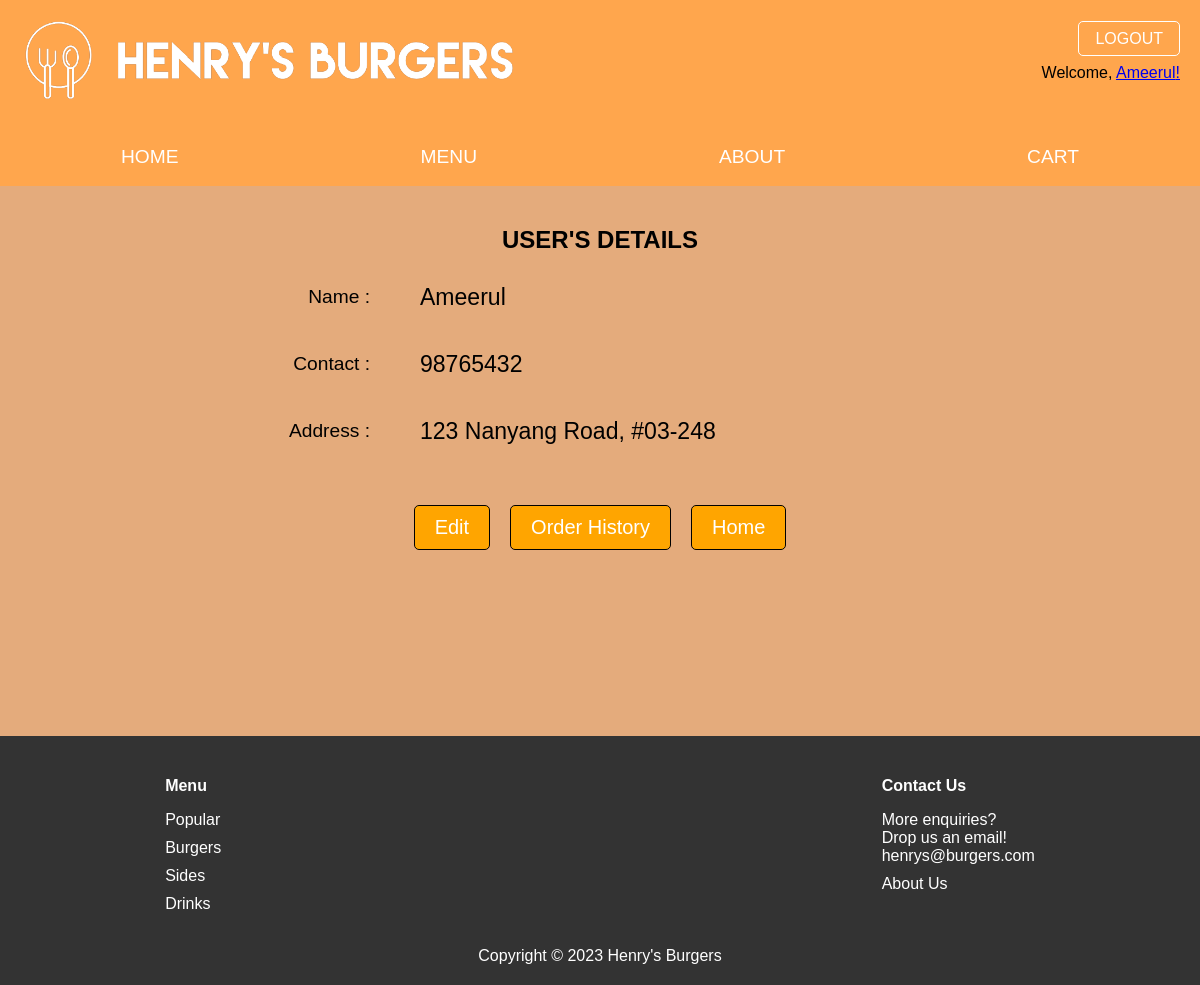
Screenshot of /profile.php (signed in) with the database file from the repository.
### tables this page shows
CREATE TABLE `user_details` (
  `id` int(11) NOT NULL,
  `email` varchar(255) NOT NULL,
  `name` varchar(255) NOT NULL,
  `contact` varchar(50) NOT NULL,
  `address` text NOT NULL
);

### profile.php (the view, shortened to what this page needs)
<?php
include 'php/dbconn.php';
$user_id = $_SESSION['user_id'];
$query = "SELECT name, contact, address FROM user_details WHERE id = :user_id";
$stmt = $conn->prepare($query);
if (!$stmt->execute([':user_id' => $user_id])) {
    print_r($stmt->errorInfo());
    exit();
}
$user = $stmt->fetch(PDO::FETCH_ASSOC);
$userName = isset($user['name']) ? $user['name'] : '';
$userContact = isset($user['contact']) ? $user['contact'] : '';
$userAddress = isset($user['address']) ? $user['address'] : '';
?>
<!DOCTYPE html>
<html lang="en">
<head>
    <link rel="stylesheet" href="styles.css">
</head>
<body>
    <header>
        <div class="logo-container">
            <img src="pics/logo.png" alt="Henry’s Burgers’ logo" class = "logo-image">
        </div>
        <div class="session-container">
			<div class="login-container">
				<?php if(isset($_SESSION['user_id'])): ?>
					<a href="logout.php">LOGOUT</a>
				<?php else: ?>
					<a href="loginpage.php">LOGIN</a>
				<?php endif; ?>
			</div>
			<div class="user-name-container">
			<?php if(isset($_SESSION['user_name'])): ?>
				<?php echo '<p> Welcome, <a href="profile.php">'.htmlspecialchars($_SESSION['user_name']).'!</a></p>'; ?>
			<?php endif; ?>
			</div>
		</div>
    </header>
    <nav>
        <a href="home.php">HOME</a>
        <a href="menu.php">MENU</a>
        <a href="about.php">ABOUT</a>
        <a href="cart.php">CART</a>
    </nav>
    <div class="profile-container">
    <h2>USER'S DETAILS</h2>
		<form action="profile.php" method="post" onsubmit="return validateForm()" class="profile-form">
			<div class="input-group">
				<label for="Name">Name :</label>
				<input type="text" id="UserName" name="Name" value="<?php echo htmlspecialchars($userName); ?>" required readonly>
			</div>
			<div class="input-group">
				<label for="Contact">Contact :</label>
				<input type="text" id="UserContact" name="Contact" value="<?php echo htmlspecialchars($userContact); ?>" required readonly>
			</div>
			<div class="input-group">
				<label for="Address">Address :</label>
				<input type="text" id="UserAddress" name="Address" value="<?php echo htmlspecialchars($userAddress); ?>" required readonly>
			</div>
			<div class="buttons">
				<button type="button" id="editButton">Edit</button>
				<a href="orderhistory.php" class="order-history-button">Order History</a>
				<a href="home.php" class="home-button">Home</a>
			</div>
		</form>
	</div>
	<footer>
		<div class="footer-container">
			<div class="footer-section">
			  <h4>Menu</h4>
			  <ul>
				<li><a href="menu.php">Popular</a></li>
				<li><a href="menu.php?category=burgers">Burgers</a></li>
				<li><a href="menu.php?category=sides">Sides</a></li>
				<li><a href="menu.php?category=drinks">Drinks</a></li>
			  </ul>
			</div>
			<div class="footer-section">
			  <h4>Contact Us</h4>
			  <ul>
				  <li><a href="mailto:henrys@burgers.com">More enquiries?<br> Drop us an email!<br> henrys@burgers.com</a></li>
				  <li><a href="about.php">About Us</a></li>
			  </ul>
			</div>
		</div>
		<br>Copyright &copy; 2023 Henry's Burgers<br>
	</footer>
</body>
</html>

### styles.css (style rules this page uses)
* { box-sizing: border-box; }
html { height:auto; background-color: #ffa64d; }
body { margin : 0; font-family: Arial, sans-serif; background-color: #eab676; height: auto; min-width: 1200px; }
header { display: flex; justify-content: space-between; align-items: center; padding: 20px; background-color: #ffa64d; }
.logo-container { flex: 1; font-size: 24px; font-weight: bold; color: white; }
.login-container, .user-name-container { flex: 1; text-align: right; }
.login-container a { text-decoration: none; color: white; padding: 8px 16px; background-color: #ffa64d; border: 1px solid white; border-radius: 5px; }
.session-container { display: flex; flex-direction: column; align-items: flex-end; }
nav { display: flex; justify-content: space-around; align-items: center; padding: 10px 0; background-color: #ffa64d; font-size: 1.2em; }
nav a { text-decoration: none; color: white; padding: 8px 16px; transition: background-color 0.3s; }
.logo-image { width: 500px; height: auto; }
.login-page, .profile-container { display: flex; flex-direction: column; align-items: center; background-color: #E4AB7C; padding: 20px; }
.profile-container { height: 550px; }
.buttons { display: flex; justify-content: center; width: 100%; margin-top: 20px; }
button, .home-button , .order-history-button { padding: 10px 20px; border: 1px solid black; border-radius: 5px; background-color: orange; color: white; cursor: pointer; margin: 10px 10px; font-size: 20px; }
.home-button, .order-history-button { text-decoration: none; display: flex; align-items: center; justify-content: center; }
input[readonly] { background-color: transparent; border: none; outline: none; cursor: default; }
.profile-form { width: 700px; height: 400px; font-size: 1.2em; display: flex; flex-direction: column; align-items: flex-start; }
.input-group { display: flex; align-items: center; margin-bottom: 20px; }
.profile-form label { flex: 0 0 150px; text-align: right; padding-right: 30px; }
.profile-form input { flex: 1; padding: 10px 10px 10px 20px; border-radius: 5px; font-size: 1.2em; width: 600px; box-sizing: border-box; overflow: visible; }
footer { background-color: #333; color: white; padding: 20px 0; text-align: center; }
.footer-container { display: flex; justify-content: space-around; max-width: 1200px; margin: 0 auto; text-align: left; }
.footer-section h4 { margin-bottom: 15px; }
.footer-section ul { list-style: none; padding: 0; }
.footer-section ul li { margin-bottom: 10px; }
.footer-section ul li a { color: white; text-decoration: none; transition: color 0.3s ease; }

### rows the page displays
user_details: Name "Ameerul", Contact "98765432", Address "123 Nanyang Road, #03-248"

### other values shown
$_SESSION['user_name'] "Ameerul"
